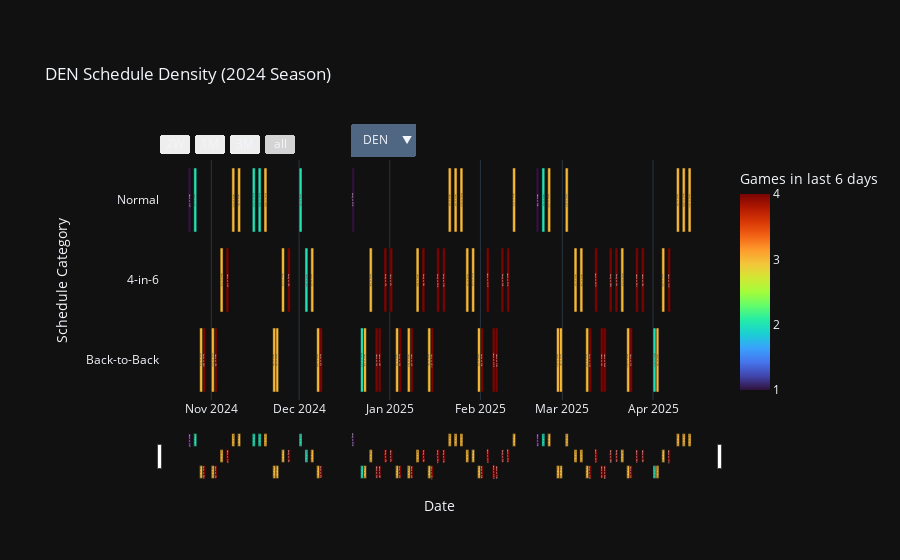

Notebook source saved alongside this figure:
### Code cell
fig = schedule_gantt_plot(
    df=draft_schedule,
    season=2024
)
fig

### Figure 1 — Plotly figure (JSON) as saved in the notebook; plotly's stock layout.template omitted (floating-point values rounded to 4 significant figures; data arrays with more than 128 entries replaced by an {"elided": "..."} marker saying what was removed)
{"data": [{"base": ["2025-04-13T00:00:00.000000000", "2025-04-11T00:00:00.000000000", "2025-04-09T00:00:00.000000000", "2025-04-06T00:00:00.000000000", "2025-04-04T00:00:00.000000000", "2025-04-02T00:00:00.000000000", "2025-04-01T00:00:00.000000000", "2025-03-28T00:00:00.000000000", "2025-03-26T00:00:00.000000000", "2025-03-24T00:00:00.000000000", "2025-03-23T00:00:00.000000000", "2025-03-21T00:00:00.000000000", "2025-03-19T00:00:00.000000000", "2025-03-17T00:00:00.000000000", "2025-03-15T00:00:00.000000000", "2025-03-14T00:00:00.000000000", "2025-03-12T00:00:00.000000000", "2025-03-10T00:00:00.000000000", "2025-03-09T00:00:00.000000000", "2025-03-07T00:00:00.000000000", "2025-03-05T00:00:00.000000000", "2025-03-02T00:00:00.000000000", "2025-02-28T00:00:00.000000000", "2025-02-27T00:00:00.000000000", "2025-02-24T00:00:00.000000000", "2025-02-22T00:00:00.000000000", "2025-02-20T00:00:00.000000000", "2025-02-12T00:00:00.000000000", "2025-02-10T00:00:00.000000000", "2025-02-08T00:00:00.000000000", "2025-02-06T00:00:00.000000000", "2025-02-05T00:00:00.000000000", "2025-02-03T00:00:00.000000000", "2025-02-01T00:00:00.000000000", "2025-01-31T00:00:00.000000000", "2025-01-29T00:00:00.000000000", "2025-01-27T00:00:00.000000000", "2025-01-25T00:00:00.000000000", "2025-01-23T00:00:00.000000000", "2025-01-21T00:00:00.000000000", "2025-01-19T00:00:00.000000000", "2025-01-17T00:00:00.000000000", "2025-01-15T00:00:00.000000000", "2025-01-14T00:00:00.000000000", "2025-01-12T00:00:00.000000000", "2025-01-10T00:00:00.000000000", "2025-01-08T00:00:00.000000000", "2025-01-07T00:00:00.000000000", "2025-01-04T00:00:00.000000000", "2025-01-03T00:00:00.000000000", "2025-01-01T00:00:00.000000000", "2024-12-30T00:00:00.000000000", "2024-12-28T00:00:00.000000000", "2024-12-27T00:00:00.000000000", "2024-12-25T00:00:00.000000000", "2024-12-23T00:00:00.000000000", "2024-12-22T00:00:00.000000000", "2024-12-19T00:00:00.000000000", "2024-12-08T00:00:00.000000000", "2024-12-07T00:00:00.000000000", "2024-12-05T00:00:00.000000000", "2024-12-03T00:00:00.000000000", "2024-12-01T00:00:00.000000000", "2024-11-27T00:00:00.000000000", "2024-11-25T00:00:00.000000000", "2024-11-23T00:00:00.000000000", "2024-11-22T00:00:00.000000000", "2024-11-19T00:00:00.000000000", "2024-11-17T00:00:00.000000000", "2024-11-15T00:00:00.000000000", "2024-11-10T00:00:00.000000000", "2024-11-08T00:00:00.000000000", "2024-11-06T00:00:00.000000000", "2024-11-04T00:00:00.000000000", "2024-11-02T00:00:00.000000000", "2024-11-01T00:00:00.000000000", "2024-10-29T00:00:00.000000000", "2024-10-28T00:00:00.000000000", "2024-10-26T00:00:00.000000000", "2024-10-24T00:00:00.000000000"], "customdata": {"elided": "80x8 mixed values"}, "hovertemplate": "gamedate=%{customdata[0]}<br>home_away=%{customdata[1]}<br>opponent=%{customdata[2]}<br>rest_days=%{customdata[3]}<br>b2b=%{customdata[4]}<br>4in6=%{customdata[5]}<br>games_last6=%{marker.color}<extra></extra>", "insidetextanchor": "start", "legendgroup": "", "marker": {"color": [3, 3, 3, 4, 3, 3, 2, 4, 4, 4, 3, 3, 4, 4, 4, 4, 4, 4, 3, 3, 3, 3, 3, 3, 3, 2, 1, 3, 4, 4, 4, 4, 4, 4, 3, 3, 3, 3, 3, 3, 4, 4, 4, 3, 4, 3, 4, 3, 4, 3, 4, 4, 4, 4, 3, 3, 2, 1, 4, 3, 3, 2, 2, 4, 3, 3, 3, 3, 2, 2, 3, 3, 4, 3, 4, 3, 4, 3, 2, 1], "coloraxis": "coloraxis", "pattern": {"shape": ""}}, "name": "", "orientation": "h", "showlegend": false, "text": ["Away vs HOU", "Home vs MEM", "Away vs SAC", "Home vs IND", "Away vs GSW", "Home vs SAS", "Home vs MIN", "Home vs UTA", "Home vs MIL", "Home vs CHI", "Away vs HOU", "Away vs POR", "Away vs LAL", "Away vs GSW", "Home vs WAS", "Home vs LAL", "Home vs MIN", "Away vs OKC", "Away vs OKC", "Home vs PHX", "Home vs SAC", "Away vs BOS", "Away vs DET", "Away vs MIL", "Away vs IND", "Home vs LAL", "Home vs CHA", "Home vs POR", "Home vs POR", "Away vs PHX", "Home vs ORL", "Home vs NOP", "Home vs NOP", "Away vs CHA", "Away vs PHI", "Away vs NYK", "Away vs CHI", "Away vs MIN", "Home vs SAC", "Home vs PHI", "Away vs ORL", "Away vs MIA", "Home vs HOU", "Away vs DAL", "Away vs DAL", "Home vs BKN", "Home vs LAC", "Home vs BOS", "Away vs SAS", "Home vs SAS", "Home vs ATL", "Away vs UTA", "Home vs DET", "Home vs CLE", "Away vs PHX", "Home vs PHX", "Away vs NOP", "Away vs POR", "Away vs ATL", "Away vs WAS", "Away vs CLE", "Home vs GSW", "Away vs LAC", "Away vs UTA", "Home vs NYK", "Away vs LAL", "Home vs DAL", "Away vs MEM", "Away vs MEM", "Away vs NOP", "Home vs DAL", "Home vs MIA", "Home vs OKC", "Home vs TOR", "Home vs UTA", "Away vs MIN", "Away vs BKN", "Away vs TOR", "Home vs LAC", "Home vs OKC"], "textposition": "inside", "x": [86400000, 86400000, 86400000, 86400000, 86400000, 86400000, 86400000, 86400000, 86400000, 86400000, 86400000, 86400000, 86400000, 86400000, 86400000, 86400000, 86400000, 86400000, 86400000, 86400000, 86400000, 86400000, 86400000, 86400000, 86400000, 86400000, 86400000, 86400000, 86400000, 86400000, 86400000, 86400000, 86400000, 86400000, 86400000, 86400000, 86400000, 86400000, 86400000, 86400000, 86400000, 86400000, 86400000, 86400000, 86400000, 86400000, 86400000, 86400000, 86400000, 86400000, 86400000, 86400000, 86400000, 86400000, 86400000, 86400000, 86400000, 86400000, 86400000, 86400000, 86400000, 86400000, 86400000, 86400000, 86400000, 86400000, 86400000, 86400000, 86400000, 86400000, 86400000, 86400000, 86400000, 86400000, 86400000, 86400000, 86400000, 86400000, 86400000, 86400000], "xaxis": "x", "y": ["Normal", "Normal", "Normal", "4-in-6", "4-in-6", "Back-to-Back", "Back-to-Back", "4-in-6", "4-in-6", "Back-to-Back", "Back-to-Back", "4-in-6", "4-in-6", "4-in-6", "Back-to-Back", "Back-to-Back", "4-in-6", "Back-to-Back", "Back-to-Back", "4-in-6", "4-in-6", "Normal", "Back-to-Back", "Back-to-Back", "Normal", "Normal", "Normal", "Normal", "4-in-6", "4-in-6", "Back-to-Back", "Back-to-Back", "4-in-6", "Back-to-Back", "Back-to-Back", "4-in-6", "4-in-6", "Normal", "Normal", "Normal", "4-in-6", "4-in-6", "Back-to-Back", "Back-to-Back", "4-in-6", "4-in-6", "Back-to-Back", "Back-to-Back", "Back-to-Back", "Back-to-Back", "4-in-6", "4-in-6", "Back-to-Back", "Back-to-Back", "4-in-6", "Back-to-Back", "Back-to-Back", "Normal", "Back-to-Back", "Back-to-Back", "4-in-6", "4-in-6", "Normal", "4-in-6", "4-in-6", "Back-to-Back", "Back-to-Back", "Normal", "Normal", "Normal", "Normal", "Normal", "4-in-6", "4-in-6", "Back-to-Back", "Back-to-Back", "Back-to-Back", "Back-to-Back", "Normal", "Normal"], "yaxis": "y", "type": "bar"}], "layout": {"barmode": "overlay", "coloraxis": {"colorbar": {"title": {"text": "Games in last 6 days"}}, "colorscale": [[0.0, "#30123b"], [0.07143, "#4145ab"], [0.1429, "#4675ed"], [0.2143, "#39a2fc"], [0.2857, "#1bcfd4"], [0.3571, "#24eca6"], [0.4286, "#61fc6c"], [0.5, "#a4fc3b"], [0.5714, "#d1e834"], [0.6429, "#f3c63a"], [0.7143, "#fe9b2d"], [0.7857, "#f36315"], [0.8571, "#d93806"], [0.9286, "#b11901"], [1.0, "#7a0402"]]}, "height": 560, "legend": {"tracegroupgap": 0}, "margin": {"l": 160, "r": 40, "t": 160}, "title": {"text": "DEN Schedule Density (2024 Season)"}, "xaxis": {"anchor": "y", "domain": [0.0, 1.0], "rangeselector": {"buttons": [{"count": 14, "label": "2W", "step": "day", "stepmode": "backward"}, {"count": 1, "label": "1M", "step": "month", "stepmode": "backward"}, {"count": 3, "label": "3M", "step": "month", "stepmode": "backward"}, {"step": "all"}]}, "rangeslider": {"visible": true}, "title": {"text": "Date"}, "type": "date"}, "yaxis": {"anchor": "x", "categoryarray": ["Back-to-Back", "4-in-6", "Normal"], "categoryorder": "array", "domain": [0.0, 1.0], "title": {"text": "Schedule Category"}}, "updatemenus": [{"buttons": [{"args": [["DEN"], {"mode": "immediate", "frame": {"duration": 0, "redraw": true}, "transition": {"duration": 0}}], "label": "DEN", "method": "animate"}, {"args": [["OKC"], {"mode": "immediate", "frame": {"duration": 0, "redraw": true}, "transition": {"duration": 0}}], "label": "OKC", "method": "animate"}], "showactive": true, "type": "dropdown", "x": 0.4, "xanchor": "center", "y": 1.15, "yanchor": "top"}]}}
